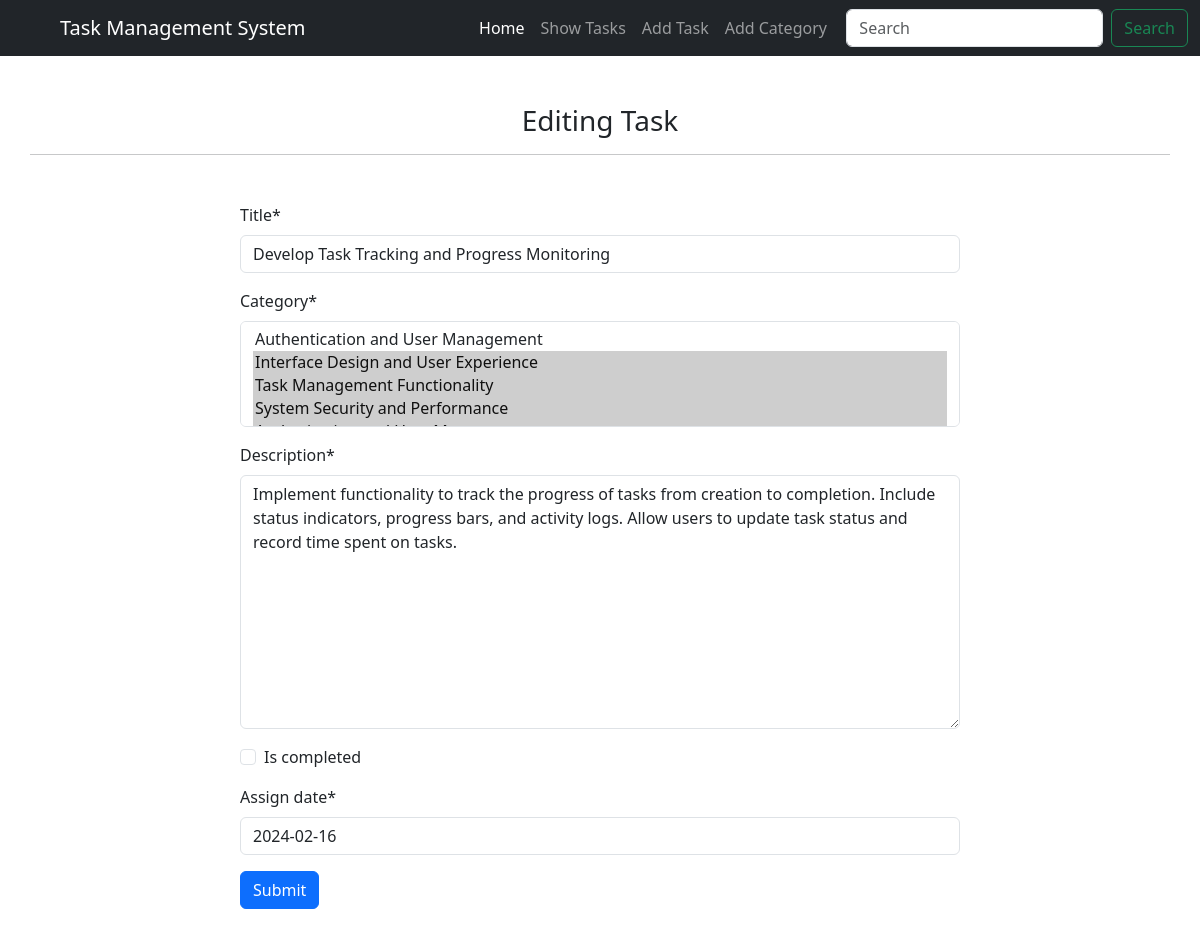
Page /task/edit/19 on the committed database.
### task/models.py (models this page shows, shortened)
class Task(models.Model):
    title = models.CharField(max_length = 100)
    category = models.ManyToManyField(Category)
    description = models.TextField()
    is_completed = models.BooleanField(default = False)
    assign_date = models.DateField()

### task/views.py (the view)
# urls.py: path('edit/<int:id>', views.edit_task, name = 'edit_task'),
def edit_task(req,id):
    task = Task.objects.get(pk = id)
    form = taskForm(instance=task)
    if req.method == 'POST':
        form = taskForm(req.POST,instance=task)
        if form.is_valid():
            form.save()
            return redirect('task')
    return render (req,'task/edit.html',{'form':form})

### task/forms.py
class taskForm(forms.ModelForm):
    class Meta:
        model = Task
        fields = '__all__'

### category/models.py (called while the page is built)
    def __str__(self):
        return self.name

### task/templates/task/edit.html (shortened to what this page needs)
{% extends 'base.html'%}
{% load static %}
{% block content %}
<h3 class="text-center mt-5">Editing Task</h3>
<hr class="container">
{% load crispy_forms_tags %}
<form class="mt-5" style="width:60%;margin:auto;" method="POST" action="">
    {{ form | crispy }}
    <input class="btn btn-primary mb-5" type="submit" value="Submit">
</form>
{% endblock %}

### rows in the picture
Task: title "Develop Task Tracking and Progress Monitoring", description "Implement functionality to track the progress of tasks from creation to completion. Include status indicators, progress bars, and activity logs. Allow users to update task status and record time spent on tasks.", assign_date "2024-02-16"
